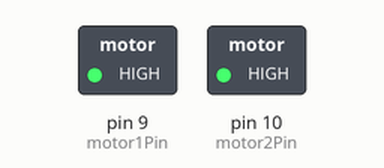
This sketch was run on a simulated Arduino Uno, built with avr-gcc and run on an emulated ATmega328P. Parts: switched loads named in the sketch (green lamp = pin HIGH).

Above: at 0.1 s.
At 5.1 s:
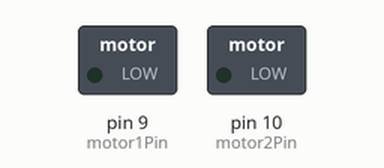
Timing chart, 0 to 6.6 s (numbered marks = the images above):
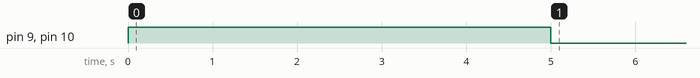

Measured:
- by itself, pin 9 (motor1Pin), pin 10 (motor2Pin): LOW → HIGH at 0.00 s, → LOW 5.0 s later

The sketch:

bo_motor.ino
```cpp
#define motor1Pin 9  // Replace with the pin connected to motor 1
#define motor2Pin 10 // Replace with the pin connected to motor 2

unsigned long startTime;  // Variable to store the start time
const unsigned long runTime = 5000; // Run time in milliseconds (5 seconds)

void setup() {
  pinMode(motor1Pin, OUTPUT);
  pinMode(motor2Pin, OUTPUT);
  startTime = millis();  // Get the start time when setup is complete
}

void loop() {
  if (millis() - startTime >= runTime) {
    digitalWrite(motor1Pin, LOW);  // Stop motor 1
    digitalWrite(motor2Pin, LOW);  // Stop motor 2
  } else {
    digitalWrite(motor1Pin, HIGH);  // Run motor 1 forward
    digitalWrite(motor2Pin, HIGH);  // Run motor 2 forward
  }
}
```
